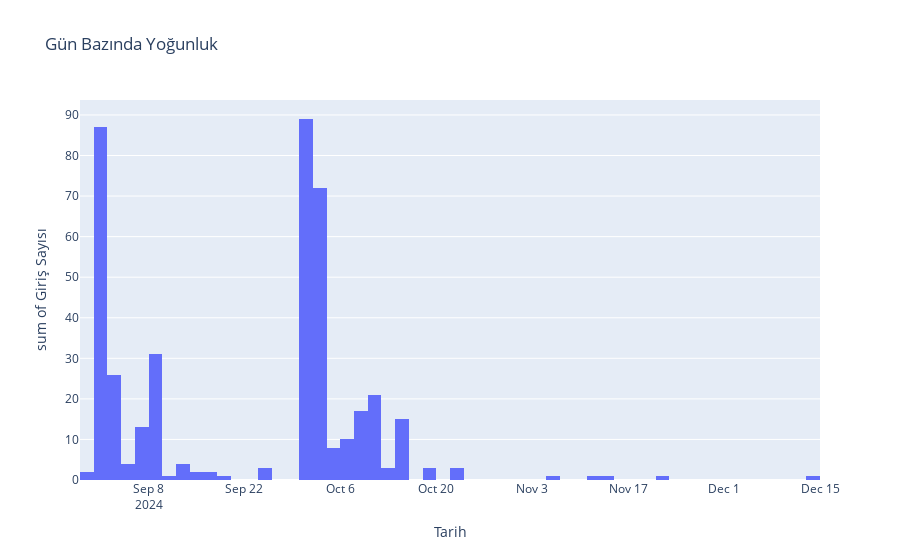

The code cell stored with this chart in its notebook:
### Code cell
# Gruplayarak her gün kaç kayıt olduğunu hesapla

# Plotly ile çizim
fig = px.histogram(daily_counts, x='Tarih', y='Giriş Sayısı',
              title='Gün Bazında Yoğunluk',nbins=100)
fig.show()

### Figure 1 — Plotly figure (JSON) as saved in the notebook; plotly's stock layout.template omitted (floating-point values rounded to 4 significant figures)
{"data": [{"alignmentgroup": "True", "bingroup": "x", "histfunc": "sum", "hovertemplate": "Tarih=%{x}<br>sum of Giriş Sayısı=%{y}<extra></extra>", "legendgroup": "", "marker": {"color": "#636efa", "pattern": {"shape": ""}}, "name": "", "nbinsx": 100, "offsetgroup": "", "orientation": "v", "showlegend": false, "type": "histogram", "x": ["2024-08-30", "2024-08-31", "2024-09-01", "2024-09-02", "2024-09-03", "2024-09-04", "2024-09-05", "2024-09-07", "2024-09-08", "2024-09-11", "2024-09-13", "2024-09-14", "2024-09-15", "2024-09-17", "2024-09-18", "2024-09-24", "2024-09-25", "2024-10-01", "2024-10-02", "2024-10-03", "2024-10-04", "2024-10-05", "2024-10-06", "2024-10-07", "2024-10-08", "2024-10-09", "2024-10-10", "2024-10-11", "2024-10-12", "2024-10-13", "2024-10-14", "2024-10-15", "2024-10-18", "2024-10-19", "2024-10-22", "2024-11-05", "2024-11-12", "2024-11-13", "2024-11-21", "2024-12-14"], "xaxis": "x", "y": [2, 65, 22, 10, 16, 3, 1, 13, 31, 1, 4, 1, 1, 2, 1, 2, 1, 89, 20, 52, 7, 1, 6, 4, 11, 6, 17, 4, 2, 1, 13, 2, 2, 1, 3, 1, 1, 1, 1, 1], "yaxis": "y"}], "layout": {"barmode": "relative", "legend": {"tracegroupgap": 0}, "title": {"text": "Gün Bazında Yoğunluk"}, "xaxis": {"anchor": "y", "domain": [0, 1], "title": {"text": "Tarih"}}, "yaxis": {"anchor": "x", "domain": [0, 1], "title": {"text": "sum of Giriş Sayısı"}}}}
